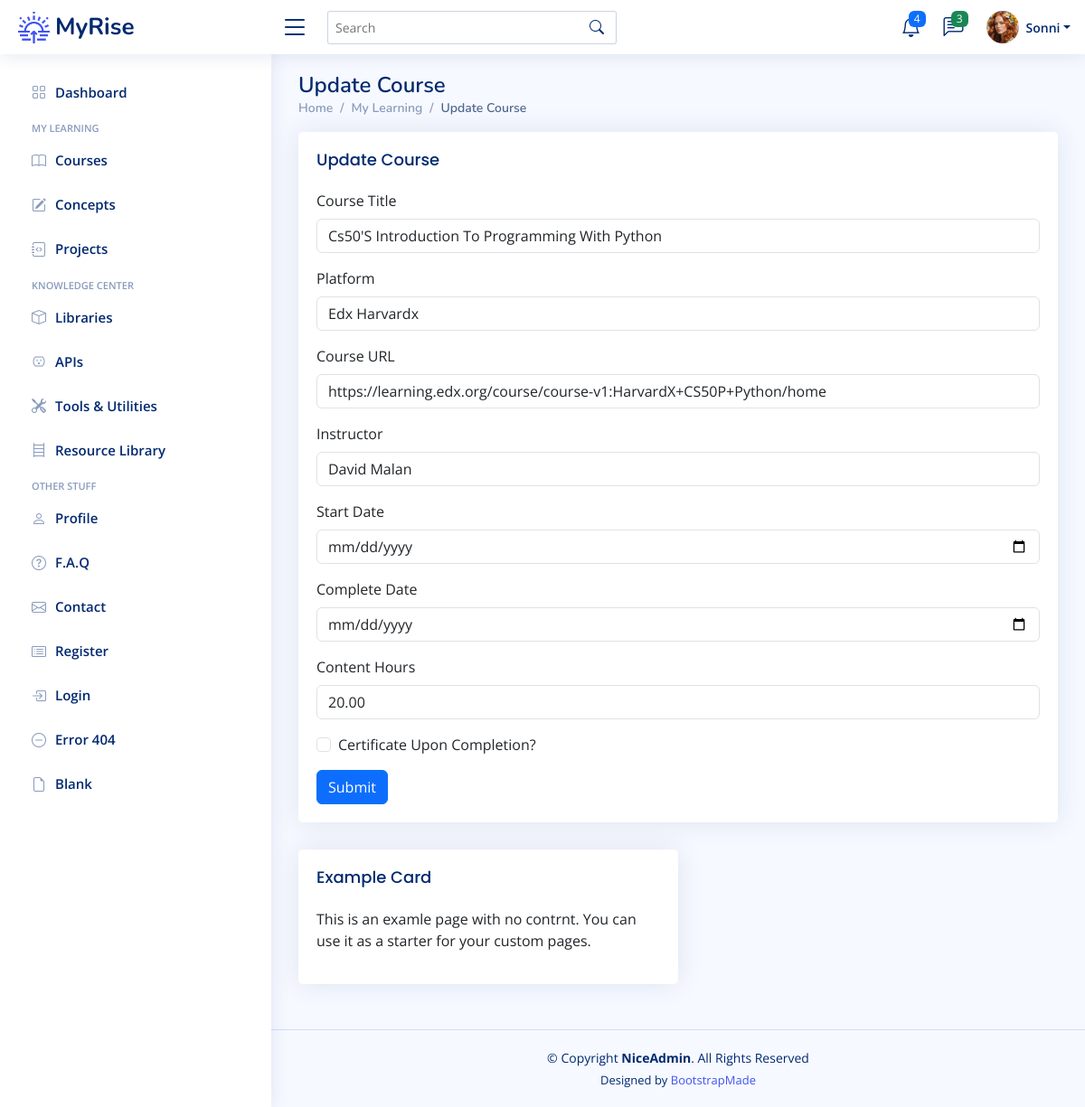
Page /courses/2/update (signed in) on the earlier database version.
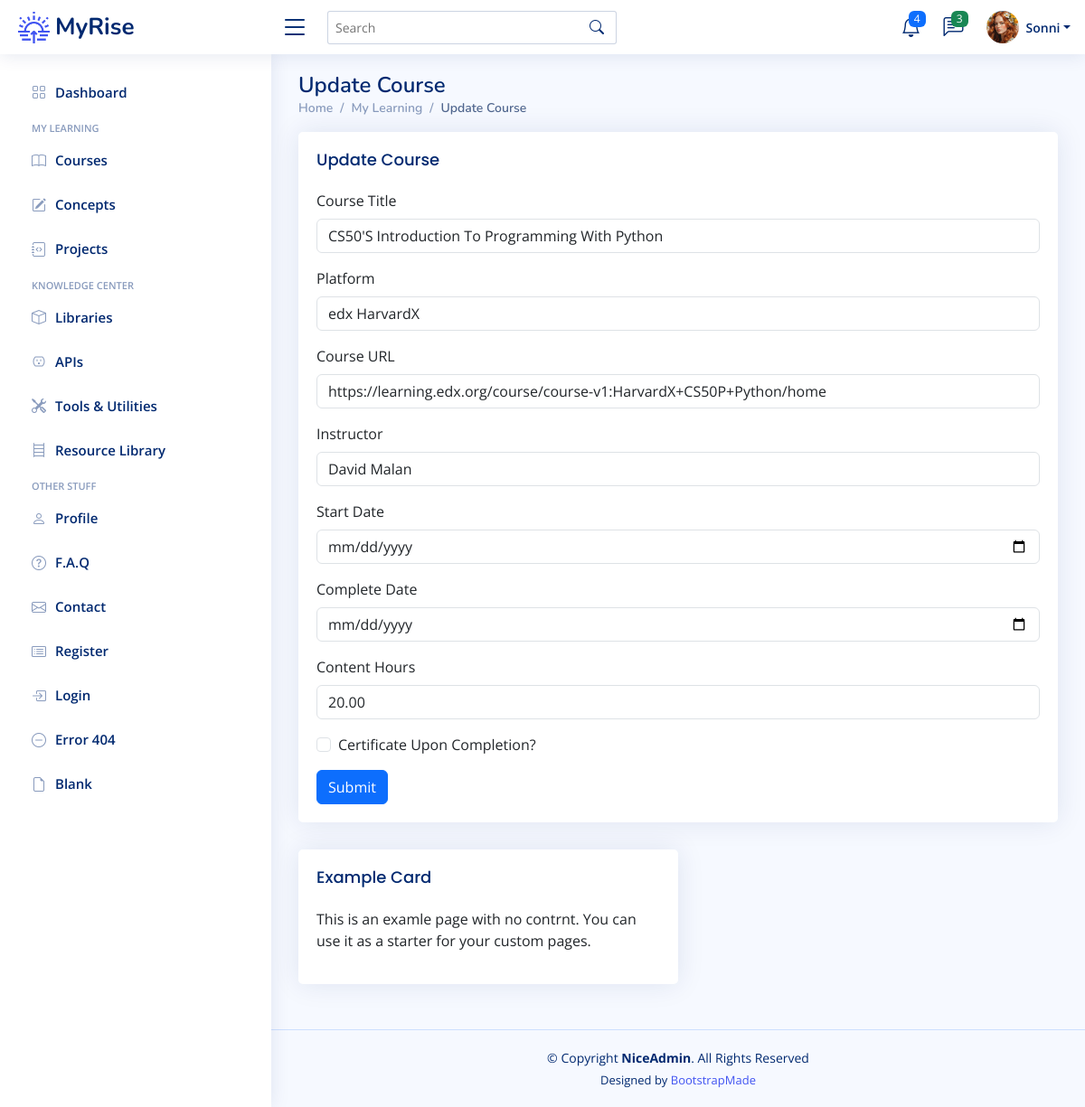
Same page on the later database version.
### app/models.py (models this page shows)
class Course(db.Model):
    __tablename__ = "courses"
    id: Mapped[int] = mapped_column(Integer, primary_key=True)
    title: Mapped[str] = mapped_column(String(100), unique=True)
    platform: Mapped[str] = mapped_column(String(100))
    url: Mapped[str] = mapped_column(String(250), nullable=True)
    instructor: Mapped[str] = mapped_column(String(100))
    start: Mapped[datetime.date] = mapped_column(Date, nullable=True)
    complete: Mapped[datetime.date] = mapped_column(Date, nullable=True)
    content_hours: Mapped[float] = mapped_column(nullable=True)
    has_cert: Mapped[bool] = mapped_column(Boolean)
    date_added: Mapped[datetime.date] = mapped_column(Date, nullable=False)
    projects: Mapped[List["Project"]] = relationship(back_populates="course")
    user_id: Mapped[int] = mapped_column(Integer, ForeignKey(User.id), index=True)
    user: Mapped["User"] = relationship(back_populates="courses")

### app/routes.py (the view, shortened to what this page needs)
@app.route('/courses/<int:num>/update', methods=["GET", "POST"])
@login_required
def update_course(num):
    course_to_update = db.session.execute(db.select(Course).where(Course.id == num)).scalar()
    form = NewCourseForm(obj=course_to_update)
    return render_template('update.html', form=form, object="Course")

### app/forms.py
class NewCourseForm(FlaskForm):
    title = StringField("Course Title", validators=[InputRequired()])
    platform = StringField("Platform")
    url = StringField("Course URL", validators=[Optional(), URL()])
    instructor = StringField("Instructor")
    start_date = DateField("Start Date", validators=[Optional()])
    complete_date = DateField("Complete Date", validators=[Optional()])
    content_hours = DecimalField("Content Hours", validators=[Optional()])
    has_cert = BooleanField("Certificate Upon Completion?")
    submit = SubmitField("Submit")

### app/models.py (called while the page is built)
@login_manager.user_loader
def load_user(user_id):
    return db.get_or_404(User, user_id)

### app/templates/update.html (shortened to what this page needs)
{% extends 'base.html' %}
{% from 'bootstrap5/form.html' import render_form %}
{% block content %}
	<main id="main" class="main">
    <div class="pagetitle">
      <h1>Update {{ object }}</h1>
      <nav>
        <ol class="breadcrumb">
          <li class="breadcrumb-item"><a href="index.html">Home</a></li>
          <li class="breadcrumb-item">My Learning</li>
          <li class="breadcrumb-item active">Update {{ object }}</li>
        </ol>
      </nav>
    </div>
	 <div class="card">
		<div class="card-body">
		  <h5 class="card-title">Update {{ object }}</h5>
			{{ render_form(form, novalidate=True) }}
		</div>
	 </div>
    <section class="section">
        <div class="col-lg-6">
          <div class="card">
            <div class="card-body">
              <h5 class="card-title">Example Card</h5>
              <p>This is an examle page with no contrnt. You can use it as a starter for your custom pages.</p>
            </div>
          </div>
        </div>
    </section>
	</main>
{% endblock %}

Differences in the rows shown:
changed Course "https://learning.edx.org/course/course-v1:HarvardX+CS50P+Python/home": title "Cs50'S Introduction To Programming With Python" → "CS50'S Introduction To Programming With Python"; platform "Edx Harvardx" → "edx HarvardX"
